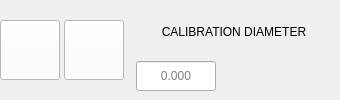
              <widget class="QWidget" name="widget_cal_round" native="true">
               <property name="sizePolicy">
                <sizepolicy hsizetype="Fixed" vsizetype="Fixed">
                 <horstretch>0</horstretch>
                 <verstretch>0</verstretch>
                </sizepolicy>
               </property>
               <property name="minimumSize">
                <size>
                 <width>340</width>
                 <height>0</height>
                </size>
               </property>
               <property name="maximumSize">
                <size>
                 <width>340</width>
                 <height>16777215</height>
                </size>
               </property>
               <layout class="QHBoxLayout" name="horizontalLayout_60">
                <property name="spacing">
                 <number>4</number>
                </property>
                <property name="leftMargin">
                 <number>0</number>
                </property>
                <property name="topMargin">
                 <number>0</number>
                </property>
                <property name="rightMargin">
                 <number>0</number>
                </property>
                <property name="bottomMargin">
                 <number>0</number>
                </property>
                <item>
                 <widget class="QPushButton" name="probe_cal_round_pocket">
                  <property name="sizePolicy">
                   <sizepolicy hsizetype="Fixed" vsizetype="Fixed">
                    <horstretch>0</horstretch>
                    <verstretch>0</verstretch>
                   </sizepolicy>
                  </property>
                  <property name="minimumSize">
                   <size>
                    <width>60</width>
                    <height>60</height>
                   </size>
                  </property>
                  <property name="maximumSize">
                   <size>
                    <width>60</width>
                    <height>60</height>
                   </size>
                  </property>
                  <property name="focusPolicy">
                   <enum>Qt::StrongFocus</enum>
                  </property>
                  <property name="toolTip">
                   <string>cal_round_pocket</string>
                  </property>
                  <property name="statusTip">
                   <string/>
                  </property>
                  <property name="styleSheet">
                   <string notr="true">background: white;</string>
                  </property>
                  <property name="text">
                   <string/>
                  </property>
                  <property name="icon">
                   <iconset>
                    <normaloff>../images/widgets/basic_probe_icons/probe_cal_round_pocket.png</normaloff>../images/widgets/basic_probe_icons/probe_cal_round_pocket.png</iconset>
                  </property>
                  <property name="iconSize">
                   <size>
                    <width>60</width>
                    <height>60</height>
                   </size>
                  </property>
                  <property name="filename" stdset="0">
                   <string>probe_cal_round_pocket</string>
                  </property>
                  <attribute name="buttonGroup">
                   <string notr="true">cal_buttonGroup</string>
                  </attribute>
                 </widget>
                </item>
                <item>
                 <widget class="QPushButton" name="probe_cal_round_boss">
                  <property name="sizePolicy">
                   <sizepolicy hsizetype="Fixed" vsizetype="Fixed">
                    <horstretch>0</horstretch>
                    <verstretch>0</verstretch>
                   </sizepolicy>
                  </property>
                  <property name="minimumSize">
                   <size>
                    <width>60</width>
                    <height>60</height>
                   </size>
                  </property>
                  <property name="maximumSize">
                   <size>
                    <width>60</width>
                    <height>60</height>
                   </size>
                  </property>
                  <property name="focusPolicy">
                   <enum>Qt::StrongFocus</enum>
                  </property>
                  <property name="toolTip">
                   <string>cal_round_boss</string>
                  </property>
                  <property name="statusTip">
                   <string/>
                  </property>
                  <property name="styleSheet">
                   <string notr="true">background: white;</string>
                  </property>
                  <property name="text">
                   <string/>
                  </property>
                  <property name="icon">
                   <iconset>
                    <normaloff>../images/widgets/basic_probe_icons/probe_cal_round_boss.png</normaloff>../images/widgets/basic_probe_icons/probe_cal_round_boss.png</iconset>
                  </property>
                  <property name="iconSize">
                   <size>
                    <width>60</width>
                    <height>60</height>
                   </size>
                  </property>
                  <property name="autoDefault">
                   <bool>false</bool>
                  </property>
                  <property name="filename" stdset="0">
                   <string>probe_cal_round_boss</string>
                  </property>
                  <attribute name="buttonGroup">
                   <string notr="true">cal_buttonGroup</string>
                  </attribute>
                 </widget>
                </item>
                <item>
                 <widget class="QWidget" name="widget_cal_diameter" native="true">
                  <property name="sizePolicy">
                   <sizepolicy hsizetype="Preferred" vsizetype="Preferred">
                    <horstretch>0</horstretch>
                    <verstretch>0</verstretch>
                   </sizepolicy>
                  </property>
                  <property name="minimumSize">
                   <size>
                    <width>0</width>
                    <height>0</height>
                   </size>
                  </property>
                  <property name="maximumSize">
                   <size>
                    <width>16777215</width>
                    <height>16777215</height>
                   </size>
                  </property>
                  <layout class="QVBoxLayout" name="verticalLayout_43">
                   <property name="leftMargin">
                    <number>8</number>
                   </property>
                   <property name="rightMargin">
                    <number>8</number>
                   </property>
                   <item>
                    <widget class="QLabel" name="hint_label_4">
                     <property name="sizePolicy">
                      <sizepolicy hsizetype="Preferred" vsizetype="Preferred">
                       <horstretch>0</horstretch>
                       <verstretch>0</verstretch>
                      </sizepolicy>
                     </property>
                     <property name="minimumSize">
                      <size>
                       <width>0</width>
                       <height>0</height>
                      </size>
                     </property>
                     <property name="maximumSize">
                      <size>
                       <width>16777215</width>
                       <height>16777215</height>
                      </size>
                     </property>
                     <property name="text">
                      <string>CALIBRATION DIAMETER</string>
                     </property>
                     <property name="textFormat">
                      <enum>Qt::RichText</enum>
                     </property>
                     <property name="alignment">
                      <set>Qt::AlignCenter</set>
                     </property>
                     <property name="wordWrap">
                      <bool>true</bool>
                     </property>
                    </widget>
                   </item>
                   <item>
                    <widget class="QLineEdit" name="lineEdit_cal_diameter">
                     <property name="sizePolicy">
                      <sizepolicy hsizetype="Preferred" vsizetype="Fixed">
                       <horstretch>0</horstretch>
                       <verstretch>0</verstretch>
                      </sizepolicy>
                     </property>
                     <property name="minimumSize">
                      <size>
                       <width>80</width>
                       <height>30</height>
                      </size>
                     </property>
                     <property name="maximumSize">
                      <size>
                       <width>80</width>
                       <height>30</height>
                      </size>
                     </property>
                     <property name="focusPolicy">
                      <enum>Qt::ClickFocus</enum>
                     </property>
                     <property name="text">
                      <string/>
                     </property>
                     <property name="alignment">
                      <set>Qt::AlignCenter</set>
                     </property>
                     <property name="placeholderText">
                      <string>0.000</string>
                     </property>
                    </widget>
                   </item>
                  </layout>
                 </widget>
                </item>
               </layout>
              </widget>
